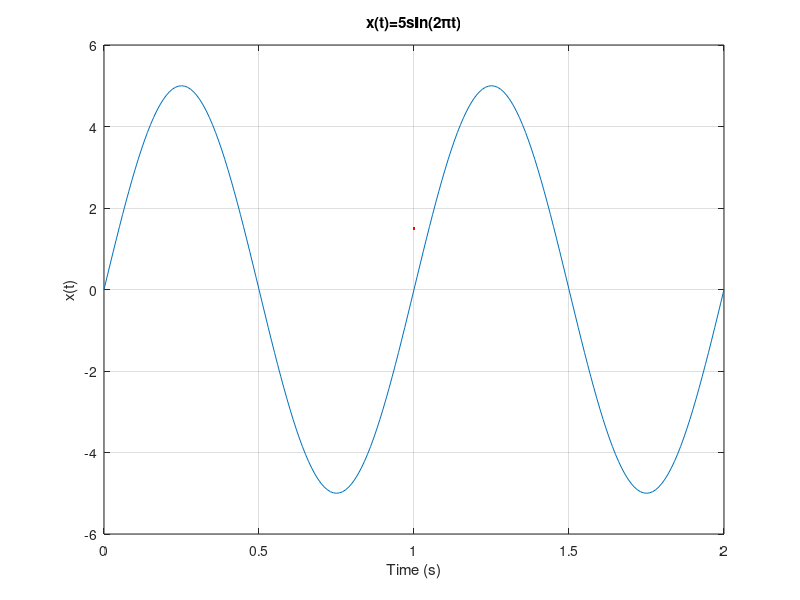

Write the MATLAB code that produced this figure. (Note: this script raises an error after producing the figure.)
%% Experiment 1
% Group members: 
% Arman Miraghasi Khani - 40023080
% 
% Tina Shariatzadeh - 40023043
%% Part1: stem and plot functions

t = 0:0.01:2;
N = length(t);
x = 5*sin(2*pi*t);
figure("Name","sine function using plot");
plot(t, x, LineWidth=1.5, Color='r');
grid on;
title('x(t)=5sin(2\pit)');
xlabel('Time (s)');
ylabel('x(t)');
figure("Name","sine function using stem");
stem(t, x, LineWidth=1.5, Color='b');
grid on;
title('x(n)=5sin(2\pin)');
xlabel('n');
ylabel('x(n)');
%% Part2: subplot

y = rand(1,N)-0.5;
noisy_x = x + y;
figure("Name","plot x and noisy_x plot");
subplot(2,1,1);
plot(t,x, 'b', 'LineWidth', 1.5);
grid on;
title('signal without noise');
xlabel('Time (s)');
ylabel('x(t)');
subplot(2,1,2);
plot(t,noisy_x,  'r', 'LineWidth', 1.5);
grid on;
title('noisy signal');
xlabel('Time (s)');
ylabel('x(t)+n(t)');
%% Part3: conv function

M1 = 0; 
M2 = 20;
filter_length = M2 + M1 - 1;  
moving_avg = ones(1, filter_length) / filter_length;  

conv_result = conv(noisy_x, moving_avg, 'same');  

figure("Name","convolution");
subplot(2,1,1);
plot(t, noisy_x, 'b', 'LineWidth', 1.5);
title('Original Signal');
xlabel('Time (s)');
ylabel('Amplitude');
grid on;

subplot(2,1,2);
plot(t, conv_result, 'r', 'LineWidth', 1.5);
title('Filtered Signal (Moving Average)');
xlabel('Time (s)');
ylabel('Amplitude');
grid on;
h_shift = zeros(1, N);  
h_shift(11) = 1;  
t_conv = 0:0.01:4;
shifted_signal = conv(noisy_x, h_shift); 

figure;
subplot(2,1,1);
plot(t, noisy_x, 'b', 'LineWidth', 1.5);
title('Original Signal');
xlabel('Time (s)');
ylabel('Amplitude');
grid on;

subplot(2,1,2);
plot(t_conv, shifted_signal, 'r', 'LineWidth', 1.5);
title('Signal After Convolution with Impulse (Shifted by 10 Samples)');
xlabel('Time (s)');
ylabel('Amplitude');
grid on;
%% Part4: filter function

filtered_signal = filter(moving_avg,1,noisy_x);
figure("Name","using filter function");
plot(t, filtered_signal, 'b', 'LineWidth', 1.5);
title('Filtered Signal');
xlabel('Time (s)');
ylabel('Amplitude');
grid on;
%% Part 5: function definition

n = 50;  
omega = pi/4;  
x = singen(omega, n);

stem(0:n-1, x, 'b', 'LineWidth', 1.5);
xlabel('n'); ylabel('Amplitude');
title(['Generated Sinusoidal Signal for \omega = ', num2str(omega)]);
grid on;
%%
function x = singen(omega, n)
    b = [sin(omega), 0];  
    a = [1, -2*cos(omega), 1];  

    delta = [1, zeros(1, n-1)];  

    x = filter(b, a, delta);
end
%% 
%